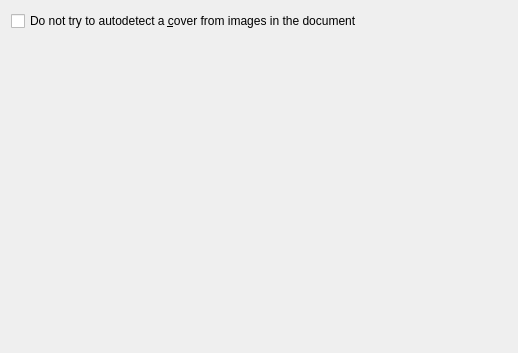
<?xml version="1.0" encoding="UTF-8"?>
<ui version="4.0">
 <class>Form</class>
 <widget class="QWidget" name="Form">
  <property name="geometry">
   <rect>
    <x>0</x>
    <y>0</y>
    <width>518</width>
    <height>353</height>
   </rect>
  </property>
  <property name="windowTitle">
   <string>Form</string>
  </property>
  <layout class="QVBoxLayout" name="verticalLayout_3">
   <item>
    <widget class="QCheckBox" name="opt_docx_no_cover">
     <property name="text">
      <string>Do not try to autodetect a &amp;cover from images in the document</string>
     </property>
    </widget>
   </item>
   <item>
    <spacer name="verticalSpacer">
     <property name="orientation">
      <enum>Qt::Vertical</enum>
     </property>
     <property name="sizeHint" stdset="0">
      <size>
       <width>20</width>
       <height>213</height>
      </size>
     </property>
    </spacer>
   </item>
  </layout>
 </widget>
 <resources/>
 <connections/>
</ui>
